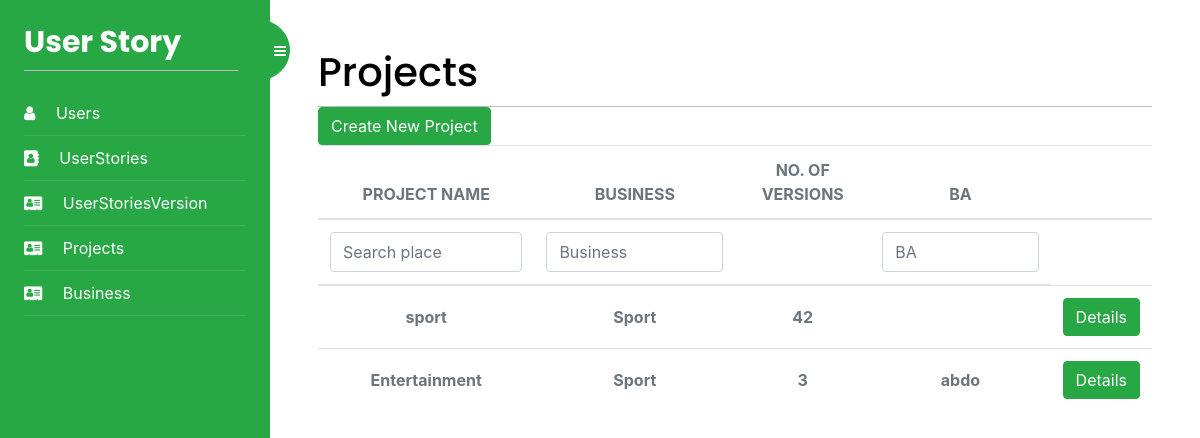
The app's page /Projects/list/ (signed in), older data.
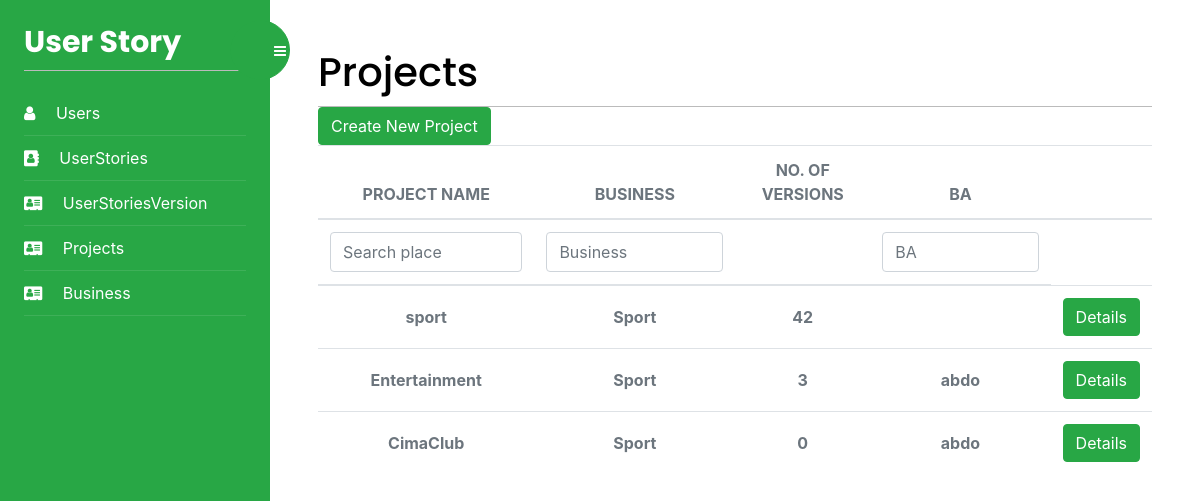
The same page, newer data.
### UserStoryApp/models.py (models this page shows, shortened)
class Project(models.Model):
    id = models.AutoField(primary_key=True)
    name = models.TextField(blank=True)
    Business = models.ForeignKey(Business, on_delete=models.CASCADE)
    User = models.ForeignKey(
        User, on_delete=models.CASCADE, blank=True, null=True)
    project = ""
    class Meta:
        db_table = "Project"

class Business(models.Model):
    id = models.AutoField(primary_key=True)
    businessIndustry = models.ManyToManyField(
        BusinessCategory)
    hourlyRate = models.IntegerField(blank=True, null=True)
    name = models.TextField(blank=True)
    LegalEntityName = models.TextField(blank=True)
    Address = models.TextField(blank=True)
    BusinessNumber = models.IntegerField(blank=True, null=True)
    BusinessEmail = models.TextField(blank=True)
    User = models.ManyToManyField(User)
    ABN = models.IntegerField(blank=True, null=True)
    class Meta:
        db_table = "Business"

class User (AbstractUser):
    Role = models.IntegerField(blank=True, null=True, default=2)
    project = []
    business = []

### Projects/views.py (the view)
# urls.py: path('list/', views.Projects_list, name='Projects'),
@login_required
def Projects_list(request):
    project = Project.objects.all()
    my_filter = ProjectsFilter(request.GET, queryset=project)
    project = my_filter.qs
    BA = ""
    Business = ""
    if request.GET.get("Business"):
        Business = request.GET.get("Business")
        project = project.filter(
            Business__name__contains=Business)
    if request.GET.get("BA"):
        BA = request.GET.get("BA")
        project = project.filter(
            User__username__contains=BA)
    for p in project:
        userStoryVersion = UserStoryVersion.objects.filter(Project=p).all()
        p.project = len(userStoryVersion)
    return render(request, 'projects/projects.html', {'projects': project, 'BA': BA, 'Business': Business, 'filter': my_filter})

### Projects/templates/projects/projects.html (shortened to what this page needs)
{% extends "base.html" %}
{% block content %}
<div>
    <h1 class="m-auto">Projects</h1>
</div>
<a href="{% url 'AddProject' %}" class="btn btn-success" aria-hidden="true">Create New Project
</a>
<div class="table-responsive p-0">
    <table class="table align-items-center mb-0">
        <thead>
            <tr>
                <th class="text-center text-uppercase text-secondary text-xxs font-weight-bolder opacity-7">Project Name</th>
                <th class="text-center text-uppercase text-secondary text-xxs font-weight-bolder opacity-7">Business</th>
                <th class="text-center text-uppercase text-secondary text-xxs font-weight-bolder opacity-7">no. of Versions
                </th>
                <th class="text-center text-uppercase text-secondary text-xxs font-weight-bolder opacity-7">BA</th>
                <th class="text-secondary opacity-7"></th>
            </tr>
        </thead>
        <thead>
            <tr>
                <form id="form" method="get">
                    <th class="text-center text-uppercase text-secondary text-xxs font-weight-bolder opacity-7">
                        {{filter.form.name}}</th>
                    <th>
                        <input type="text" name="Business" value="{{Business}}" class="form-control filter" id="personaInputfilter" id="exampleInputEmail1"
                            aria-describedby="emailHelp" placeholder="Business">
                    </th>
                    <th></th>
                    <th>
                        <input type="text" name="BA" value="{{BA}}" class="form-control filter" id="personaInputfilter" id="exampleInputEmail1"
                            aria-describedby="emailHelp" placeholder="BA">
                    </th>
                </form>
            </tr>
        </thead>
        <tbody>
            {% for project in projects %}
                <tr>
                <td class="align-middle text-center">
                    <span class="text-secondary text-xs font-weight-bold">{{project.name}}</span>
                </td>
                <td class="align-middle text-center">
                    <span class="text-secondary text-xs font-weight-bold">{{project.Business.name}}</span>
                </td>
                <td class="align-middle text-center">
                    <span class="text-secondary text-xs font-weight-bold">{{project.project}}</span>
                </td>
                <td class="align-middle text-center">
                    <span class="text-secondary text-xs font-weight-bold">{{project.User.username}}</span>
                </td>
                <td class="align-middle text-center">
                    <a href="{% url 'projectDetails' project.id %}" class="btn btn-success" aria-hidden="true">
                        Details
                    </a>
                </td>
            </tr>
            {% endfor %}
        </tbody>
    </table>
</div>
{% endblock %}

Row changes from the older to the newer data that the page shows:
added Project: name "CimaClub", Business.name "Sport", project "0", User.username "abdo"
